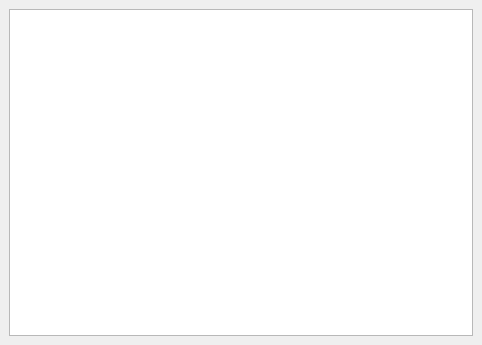
<?xml version="1.0" encoding="UTF-8"?>
<ui version="4.0">
 <class>MainWindow</class>
 <widget class="QMainWindow" name="MainWindow">
  <property name="geometry">
   <rect>
    <x>0</x>
    <y>0</y>
    <width>482</width>
    <height>345</height>
   </rect>
  </property>
  <property name="windowTitle">
   <string>QComboBox-Delegate-Example</string>
  </property>
  <widget class="QWidget" name="centralwidget">
   <layout class="QGridLayout" name="gridLayout" columnstretch="3">
    <item row="0" column="0">
     <widget class="QTableView" name="tableView">
      <attribute name="verticalHeaderMinimumSectionSize">
       <number>40</number>
      </attribute>
      <attribute name="verticalHeaderDefaultSectionSize">
       <number>40</number>
      </attribute>
     </widget>
    </item>
   </layout>
  </widget>
 </widget>
 <resources/>
 <connections/>
</ui>
